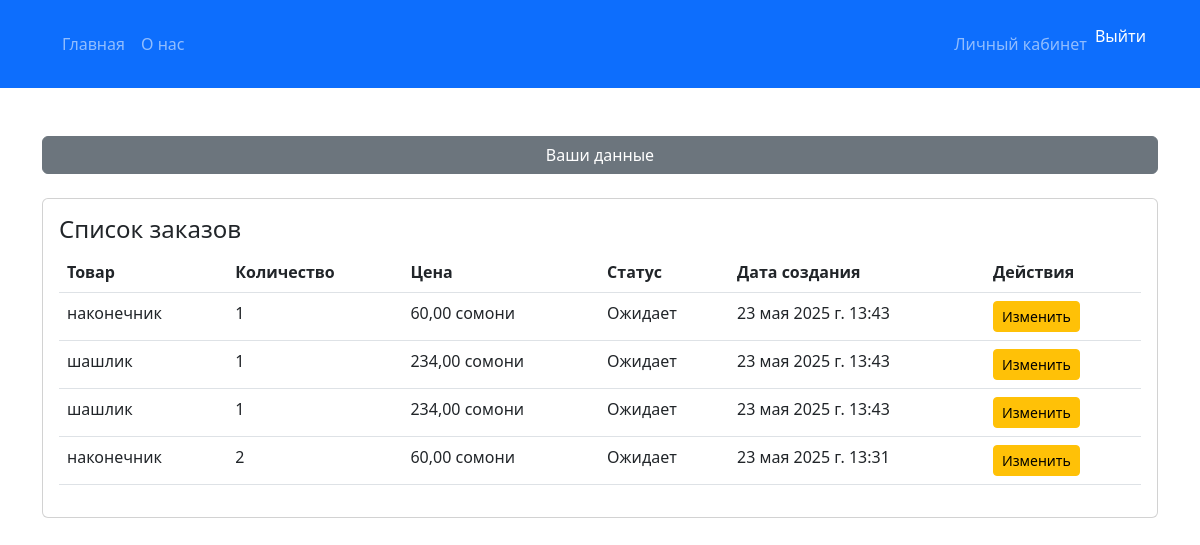
Before: /users/profile/ (signed in) with the older database file.
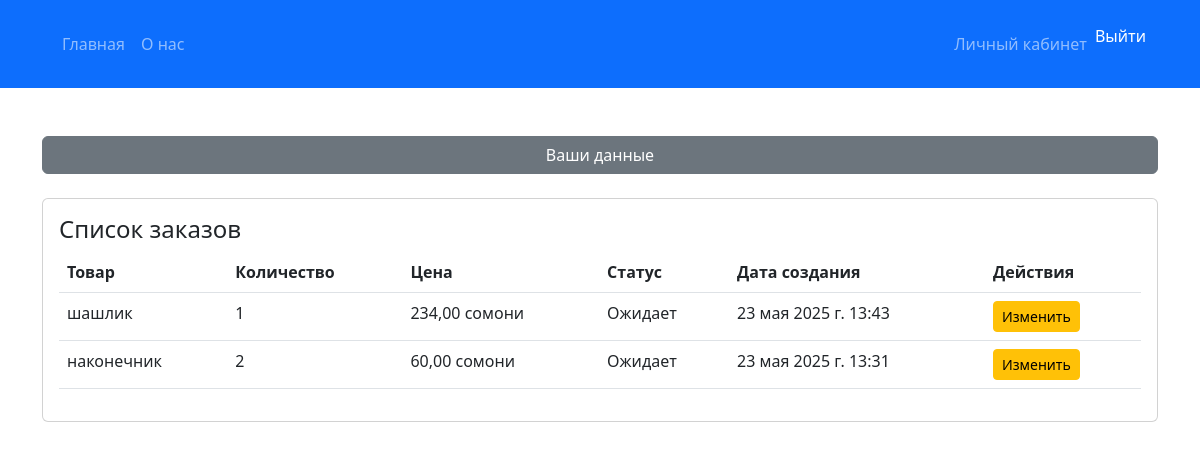
After: the same page with the newer database file.
### order/models.py (models this page shows, shortened)
class Order(models.Model):
    STATUS_CHOICES = (
        ('pending', 'Ожидает'),
        ('in_progress', 'В процессе'),
        ('completed', 'Завершено'),
    )
    user = models.ForeignKey(CustomUser, on_delete=models.CASCADE)
    product = models.ForeignKey(Product, on_delete=models.CASCADE)
    quantity = models.PositiveIntegerField(default=1)
    status = models.CharField(max_length=20, choices=STATUS_CHOICES, default='pending')
    created_at = models.DateTimeField(auto_now_add=True)
    updated_at = models.DateTimeField(auto_now=True)
    class Meta:
        verbose_name = 'Order'
        verbose_name_plural = 'Orders'

### store/models/product.py (models this page shows, shortened)
class Product(models.Model):
    name = models.CharField(max_length=200)
    description = models.TextField()
    price = models.DecimalField(max_digits=8, decimal_places=2)
    subcategory = models.ForeignKey(SubCategory, related_name='products', on_delete=models.CASCADE)
    store = models.ForeignKey(Store, related_name='products', on_delete=models.CASCADE, default=1)  # Значение по умолчанию, которое будет установлено для старых продуктов
    image = models.ImageField(upload_to='product_images/', null=True, blank=True)  # Поле для изображения
    class Meta:
        verbose_name = 'Product'
        verbose_name_plural = 'Products'

### users/views.py (the view)
# urls.py: path('profile/', profile_view, name='profile'),  # если есть
@login_required
def profile_view(request):
    store = getattr(request.user, 'store', None)  # Получаем магазин, если есть
    orders = Order.objects.filter(user=request.user).order_by('-created_at')  # Получаем заказы пользователя
    cart_items = CartItem.objects.filter(user=request.user)  # Получаем товары из корзины пользователя
    for order in orders:
        order.total_price = order.quantity * order.product.price
    return render(request, 'users/profile.html', {
        'store': store,
        'orders': orders,
        'cart_items': cart_items,
    })

### app/context_processors.py (called while the page is built)
def menu_categories(request):
    stores = Store.objects.prefetch_related('categories__subcategories').all()
    return {'menu_categories': stores}

### users/templates/users/profile.html (shortened to what this page needs)
<!DOCTYPE html>
<html lang="ru">
<head>
    <link href="https://cdn.jsdelivr.net/npm/bootstrap@5.3.0-alpha1/dist/css/bootstrap.min.css" rel="stylesheet">
</head>
<body>
    {% extends 'app/header.html' %}
    {% block content %}
    <div class="container mt-5">
        <div class="mt-4">
            <button class="btn btn-secondary w-100" type="button" data-bs-toggle="collapse" data-bs-target="#userInfo" aria-expanded="false" aria-controls="userInfo">
                Ваши данные
            </button>
        </div>
        <div class="card mt-4">
            <div class="card-body">
                <h4 class="card-title">Список заказов</h4>
                {% if orders %}
                    <table class="table">
                        <thead>
                            <tr>
                                <th>Товар</th>
                                <th>Количество</th>
                                <th>Цена</th>
                                <th>Статус</th>
                                <th>Дата создания</th>
                                <th>Действия</th>
                            </tr>
                        </thead>
                        <tbody>
                            {% for order in orders %}
                            <tr>
                                <td>{{ order.product.name }}</td>
                                <td>{{ order.quantity }}</td>
                                <td>{{ order.product.price }} сомони</td>
                                <td>{{ order.get_status_display }}</td>
                                <td>{{ order.created_at }}</td>
                                <td>
                                    {% if order.status != 'completed' %}
                                        <a href="{% url 'edit_order' order.id %}" class="btn btn-sm btn-warning">Изменить</a>
                                    {% else %}
                                        <span class="text-muted">Действия недоступны</span>
                                    {% endif %}
                                </td>
                            </tr>
                            {% endfor %}
                        </tbody>
                    </table>
                {% else %}
                    <p class="text-muted">У вас пока нет заказов.</p>
                {% endif %}
            </div>
        </div>
    </div>
    {% endblock %}

Changed rows visible on the page:
removed Order: product.name "наконечник", quantity "1", product.price "60,00", status "Ожидает", created_at "23 мая 2025 г. 13:43", shows "Изменить"
removed Order: product.name "шашлик", quantity "1", product.price "234,00", status "Ожидает", created_at "23 мая 2025 г. 13:43", shows "Изменить"
